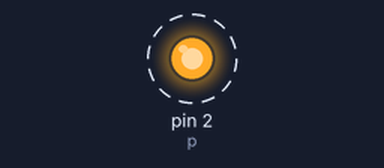
Bench run of a program on a simulated MicroPython board. Shown: output pins drawn as LEDs (lit = HIGH). Dashed ring = blinking. What the program prints to the serial console is not drawn. At 20.0 s the program stops and its outputs stay as they are.

Above: at 0.5 s.
Timing chart, 0 to 4.6 s (numbered marks = the images above):
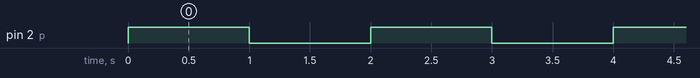

The program:

setup_light_test.py
```python
from machine import Pin
from time import sleep

p = Pin(2, Pin.OUT)

print("Now flashing the on-board LED...")

for i in range(10):
    p.on()
    sleep(1)
    p.off()
    sleep(1)

print("All done!")
```

Measured:
- by itself, pin 2 (p): alternates HIGH for 1.0 s and LOW for 1.0 s, 20 changes in all, then stays LOW
